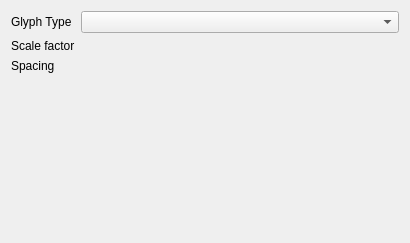
<?xml version="1.0" encoding="UTF-8"?>
<ui version="4.0">
 <class>qSlicerSpatialObjectsGlyphWidget</class>
 <widget class="qSlicerWidget" name="qSlicerSpatialObjectsGlyphWidget">
  <property name="geometry">
   <rect>
    <x>0</x>
    <y>0</y>
    <width>410</width>
    <height>243</height>
   </rect>
  </property>
  <property name="sizePolicy">
   <sizepolicy hsizetype="Preferred" vsizetype="MinimumExpanding">
    <horstretch>0</horstretch>
    <verstretch>0</verstretch>
   </sizepolicy>
  </property>
  <property name="windowTitle">
   <string>Form</string>
  </property>
  <layout class="QFormLayout" name="formLayout">
   <property name="fieldGrowthPolicy">
    <enum>QFormLayout::AllNonFixedFieldsGrow</enum>
   </property>
   <item row="0" column="0">
    <widget class="QLabel" name="GlyphTypeLabel">
     <property name="text">
      <string>Glyph Type</string>
     </property>
    </widget>
   </item>
   <item row="0" column="1">
    <widget class="QComboBox" name="GlyphTypeSelector">
     <property name="sizePolicy">
      <sizepolicy hsizetype="MinimumExpanding" vsizetype="Fixed">
       <horstretch>0</horstretch>
       <verstretch>0</verstretch>
      </sizepolicy>
     </property>
     <property name="duplicatesEnabled">
      <bool>false</bool>
     </property>
    </widget>
   </item>
   <item row="1" column="0">
    <widget class="QLabel" name="ScaleFactorLabel">
     <property name="enabled">
      <bool>true</bool>
     </property>
     <property name="font">
      <font>
       <weight>50</weight>
       <bold>false</bold>
      </font>
     </property>
     <property name="text">
      <string>Scale factor</string>
     </property>
    </widget>
   </item>
   <item row="1" column="1">
    <widget class="ctkSliderWidget" name="ScaleFactorSlider" native="true">
     <property name="enabled">
      <bool>true</bool>
     </property>
     <property name="decimals" stdset="0">
      <number>0</number>
     </property>
     <property name="singleStep" stdset="0">
      <double>1.000000000000000</double>
     </property>
     <property name="pageStep" stdset="0">
      <double>1.000000000000000</double>
     </property>
     <property name="maximum" stdset="0">
      <double>100.000000000000000</double>
     </property>
    </widget>
   </item>
   <item row="2" column="0">
    <widget class="QLabel" name="SpacingLabel">
     <property name="enabled">
      <bool>true</bool>
     </property>
     <property name="font">
      <font>
       <weight>50</weight>
       <bold>false</bold>
      </font>
     </property>
     <property name="text">
      <string>Spacing</string>
     </property>
    </widget>
   </item>
   <item row="2" column="1">
    <widget class="ctkSliderWidget" name="SpacingSlider" native="true">
     <property name="enabled">
      <bool>true</bool>
     </property>
     <property name="decimals" stdset="0">
      <number>0</number>
     </property>
     <property name="singleStep" stdset="0">
      <double>1.000000000000000</double>
     </property>
     <property name="pageStep" stdset="0">
      <double>1.000000000000000</double>
     </property>
     <property name="maximum" stdset="0">
      <double>50.000000000000000</double>
     </property>
    </widget>
   </item>
   <item row="3" column="0" colspan="2">
    <widget class="QStackedWidget" name="GlyphSubPropertiesWidget">
     <property name="sizePolicy">
      <sizepolicy hsizetype="Preferred" vsizetype="MinimumExpanding">
       <horstretch>0</horstretch>
       <verstretch>0</verstretch>
      </sizepolicy>
     </property>
     <property name="frameShape">
      <enum>QFrame::NoFrame</enum>
     </property>
     <property name="currentIndex">
      <number>0</number>
     </property>
     <widget class="QWidget" name="Lines"/>
     <widget class="QWidget" name="Tubes">
      <layout class="QGridLayout" name="gridLayout_2">
       <item row="0" column="0">
        <widget class="QLabel" name="GlyphSidesLabel">
         <property name="enabled">
          <bool>true</bool>
         </property>
         <property name="font">
          <font>
           <weight>50</weight>
           <bold>false</bold>
          </font>
         </property>
         <property name="text">
          <string>Number of Sides</string>
         </property>
        </widget>
       </item>
       <item row="0" column="1">
        <widget class="ctkSliderWidget" name="GlyphSidesSlider" native="true">
         <property name="enabled">
          <bool>true</bool>
         </property>
         <property name="decimals" stdset="0">
          <number>0</number>
         </property>
         <property name="singleStep" stdset="0">
          <double>1.000000000000000</double>
         </property>
         <property name="pageStep" stdset="0">
          <double>1.000000000000000</double>
         </property>
         <property name="minimum" stdset="0">
          <double>3.000000000000000</double>
         </property>
         <property name="maximum" stdset="0">
          <double>10.000000000000000</double>
         </property>
         <property name="value" stdset="0">
          <double>3.000000000000000</double>
         </property>
        </widget>
       </item>
       <item row="1" column="0">
        <widget class="QLabel" name="GlyphRadiusLabel">
         <property name="enabled">
          <bool>true</bool>
         </property>
         <property name="font">
          <font>
           <weight>50</weight>
           <bold>false</bold>
          </font>
         </property>
         <property name="text">
          <string>Radius</string>
         </property>
        </widget>
       </item>
       <item row="1" column="1">
        <widget class="ctkSliderWidget" name="GlyphRadiusSlider" native="true">
         <property name="enabled">
          <bool>true</bool>
         </property>
         <property name="singleStep" stdset="0">
          <double>0.100000000000000</double>
         </property>
         <property name="maximum" stdset="0">
          <double>1.000000000000000</double>
         </property>
        </widget>
       </item>
      </layout>
     </widget>
     <widget class="QWidget" name="Ellipsoids"/>
    </widget>
   </item>
  </layout>
 </widget>
 <customwidgets>
  <customwidget>
   <class>qSlicerWidget</class>
   <extends>QWidget</extends>
   <header>qSlicerWidget.h</header>
   <container>1</container>
  </customwidget>
  <customwidget>
   <class>ctkSliderWidget</class>
   <extends>QWidget</extends>
   <header>ctkSliderWidget.h</header>
  </customwidget>
 </customwidgets>
 <resources/>
 <connections>
  <connection>
   <sender>GlyphTypeSelector</sender>
   <signal>currentIndexChanged(QString)</signal>
   <receiver>GlyphSubPropertiesWidget</receiver>
   <slot>setWindowTitle(QString)</slot>
   <hints>
    <hint type="sourcelabel">
     <x>301</x>
     <y>13</y>
    </hint>
    <hint type="destinationlabel">
     <x>205</x>
     <y>220</y>
    </hint>
   </hints>
  </connection>
 </connections>
</ui>
